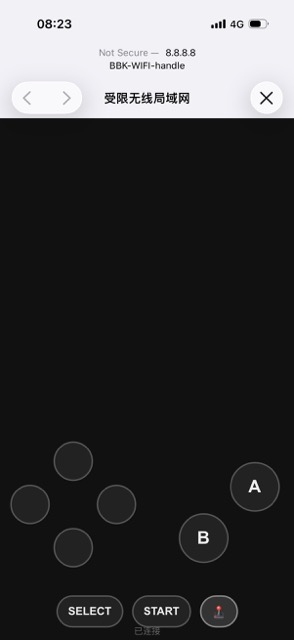
#> input picture images/Wi-Fi手柄映射.jpeg, 294 x 640 px
$ python -i pack_app.py   (imports and definitions only)
#> lines starting #> are read from the running program, lines starting #| are printed output that depends on the picture
#!/usr/bin/env python3
"""pack_app.py — LinTOS 单文件应用打包器 (代码 + 图标 + 元信息 全在一个 .lua 里)

格式 (LAPP v1, 纯文本, 向后兼容普通 .lua):
    文件头是若干行 `--@app` 注释 —— **固件可静态解析(不执行代码)**;
    Lua 解释器把它们当注释忽略, 所以普通 .lua 直接就能跑。

        --@app name=电脑诊断            ← 列表显示名 (可中文)
        --@app cat=运维                  ← 分类: 程序/游戏/系统/运维/网络/学习
        --@app desc=按现象追问, 概率排序  ← 商店列表简介
        --@app version=1.0
        --@app need=wifi                 ← 能力声明: 启动前需要联网 (未连则先弹窗连网)
        --@app icon=<base64, 64x64 1bpp> ← 图标位图 (512B → base64 684 字符)
        --@lapp v1                       ← 格式标记 (存在即视为已打包)

    头部之后是打包器注入的**图标自绘前奏** (`_APPICON` + `blit_app_icon(x,y)`),
    再往后是**应用原始 Lua 代码**(一字未改)。

    → 一个文件即全部资源: 商店列表图标/名称/简介 = 固件静态解析头部;
      应用自己画图标 = 调 blit_app_icon(x, y) (读内嵌 base64, 不碰文件系统)。

用法:
    # 打包 (图标从桌面 PNG 取)
    python3 tools/pack_app.py pack apps/lua/diag.lua --name 电脑诊断 --cat 运维 \
            --desc "按现象追问, 概率排序给出故障配件与排除方案" \
            --icon /Users/linit/Desktop/完美图标/应用管家/运维/电脑诊断.png
    # 图标也可直接引用固件已有图标 (从 icons_main.inc 按枚举名取 64x64 1bpp)
    python3 tools/pack_app.py pack apps/lua/netdect.lua --name 网络扫描 --cat 运维 \
            --icon-from-main ICON_NETDECT
    # 查看/校验
    python3 tools/pack_app.py verify apps/lua/diag.lua
    # 导出图标为 PBM (纯文本, 无需依赖, 任何看图软件可开)
    python3 tools/pack_app.py unpack apps/lua/diag.lua -o /tmp/diag_icon.pbm
"""
import argparse
import base64
import os
import re
import sys
import time

ROOT = os.path.dirname(os.path.dirname(os.path.abspath(__file__)))
ICONS_INC = os.path.join(ROOT, "components", "ui", "ui_common", "icons_main.inc")
MARK = "--@lapp v1"
ICON_W = ICON_H = 64
ICON_BYTES = (ICON_W * ICON_H) // 8          # 512


# ---------------- 位图工具 ----------------
def bits_from_png(path):
    """PNG → 64x64 1bpp (MSB first, 1=黑), 与 gen_main_icons_64.py 同规范"""
#> called with path = '../images/Wi-Fi手柄映射.jpeg'
    from PIL import Image                     # 延迟导入: 仅 PNG 路径需要
    img = Image.open(path).convert("L")
    if img.size != (ICON_W, ICON_H):
        img = img.resize((ICON_W, ICON_H), Image.Resampling.LANCZOS)
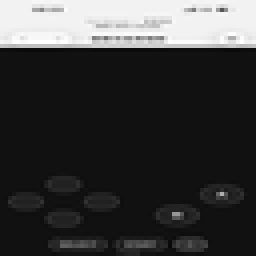
#> img: PIL image 64x64 L (shown 4 times larger); min 9, max 255, mean 59.4
    out = bytearray()
    for y in range(ICON_H):
        for b in range(ICON_W // 8):
            byte = 0
            for bit in range(8):
                if img.getpixel((b * 8 + bit, y)) < 128:
                    byte |= 1 << (7 - bit)
            out.append(byte)
    return bytes(out)


# [25 lines left out: functions bits_from_main, bits_from_b64, not called in this run]


def b64(bits):
    return base64.b64encode(bits).decode("ascii")


# [41 lines left out: functions to_pbm, parse_header, strip_lapp, not called in this run]


PRELUDE = """-- ── LAPP 图标自绘前奏 (打包器注入; 读内嵌 base64, 不碰文件系统) ──
local _APPICON = "%s"
local function blit_app_icon(x, y, inv)
  local d = _APPICON
  local B64 = "ABCDEFGHIJKLMNOPQRSTUVWXYZabcdefghijklmnopqrstuvwxyz0123456789+/"
  local buf, acc, nbits = {}, 0, 0
  for i = 1, #d do
    local ch = d:sub(i, i)
    if ch == "=" then break end
    local v = B64:find(ch, 1, true)
    if v then
      acc = acc * 64 + (v - 1); nbits = nbits + 6
      if nbits >= 8 then
        nbits = nbits - 8
        buf[#buf + 1] = math.floor(acc / (2 ^ nbits)) %% 256
        acc = acc %% (2 ^ nbits)
      end
    end
  end
  for row = 0, 63 do
    for col = 0, 63 do
      local idx = row * 8 + (col >> 3) + 1
      local byte = buf[idx] or 0
      local on = (math.floor(byte / (2 ^ (7 - (col %% 8)))) %% 2) == 1
      if on ~= (inv == true) then app.px(x + col, y + row, inv and app.WHITE or app.BLACK) end
    end
  end
end
-- ── 以上为注入前奏, 以下为应用原始代码 ──
"""


# [82 lines left out: functions do_pack, do_verify, do_unpack, main, not called in this run]


# [2 lines not run here, left out]

>>> result = bits_from_png('../images/Wi-Fi手柄映射.jpeg')

$ run again, on images/wifi-gamepad.png
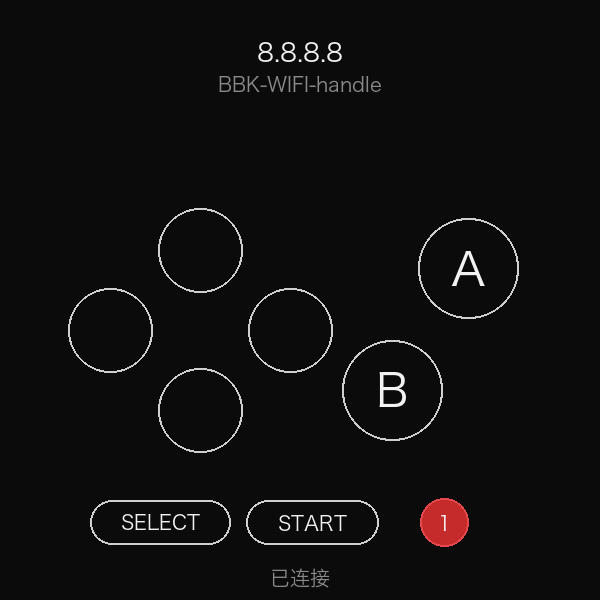
#> input picture images/wifi-gamepad.png, 600 x 600 px
#> in bits_from_png, `img = img.resize((ICON_W, ICON_H), Image.Resampling.LANCZOS)`:
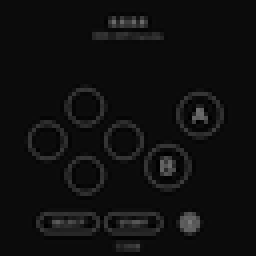
#> img: PIL image 64x64 L (shown 4 times larger); min 0, max 119, mean 15.3
